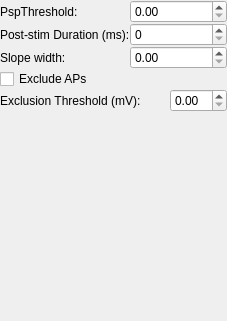
<?xml version="1.0" encoding="UTF-8"?>
<ui version="4.0">
 <class>StdpCtrlWidget</class>
 <widget class="QWidget" name="StdpCtrlWidget">
  <property name="geometry">
   <rect>
    <x>0</x>
    <y>0</y>
    <width>227</width>
    <height>321</height>
   </rect>
  </property>
  <property name="windowTitle">
   <string>Form</string>
  </property>
  <layout class="QGridLayout" name="gridLayout">
   <property name="margin">
    <number>0</number>
   </property>
   <property name="spacing">
    <number>0</number>
   </property>
   <item row="0" column="0">
    <widget class="QLabel" name="label">
     <property name="text">
      <string>PspThreshold:</string>
     </property>
    </widget>
   </item>
   <item row="0" column="1" colspan="2">
    <widget class="QDoubleSpinBox" name="thresholdSpin"/>
   </item>
   <item row="1" column="0">
    <widget class="QLabel" name="label_2">
     <property name="text">
      <string>Post-stim Duration (ms):</string>
     </property>
    </widget>
   </item>
   <item row="1" column="1" colspan="2">
    <widget class="QSpinBox" name="durationSpin"/>
   </item>
   <item row="2" column="0">
    <widget class="QLabel" name="label_4">
     <property name="text">
      <string>Slope width:</string>
     </property>
    </widget>
   </item>
   <item row="2" column="1" colspan="2">
    <widget class="SpinBox" name="slopeWidthSpin"/>
   </item>
   <item row="3" column="0">
    <widget class="QCheckBox" name="apExclusionCheck">
     <property name="text">
      <string>Exclude APs</string>
     </property>
    </widget>
   </item>
   <item row="4" column="0" colspan="2">
    <widget class="QLabel" name="label_3">
     <property name="text">
      <string>Exclusion Threshold (mV):</string>
     </property>
    </widget>
   </item>
   <item row="4" column="2">
    <widget class="QDoubleSpinBox" name="apthresholdSpin"/>
   </item>
   <item row="5" column="0">
    <spacer name="verticalSpacer">
     <property name="orientation">
      <enum>Qt::Vertical</enum>
     </property>
     <property name="sizeHint" stdset="0">
      <size>
       <width>20</width>
       <height>40</height>
      </size>
     </property>
    </spacer>
   </item>
  </layout>
 </widget>
 <customwidgets>
  <customwidget>
   <class>SpinBox</class>
   <extends>QDoubleSpinBox</extends>
   <header>SpinBox</header>
  </customwidget>
 </customwidgets>
 <resources/>
 <connections/>
</ui>
